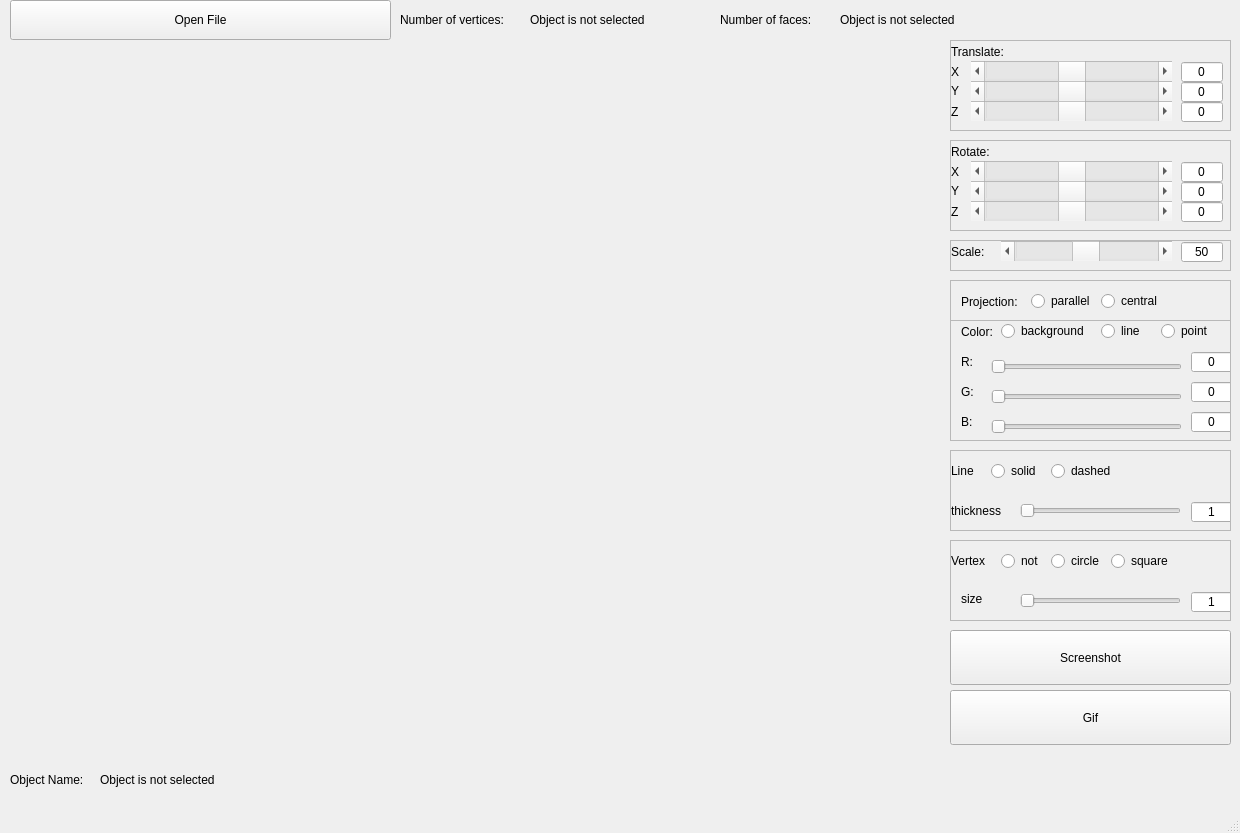
<?xml version="1.0" encoding="UTF-8"?>
<ui version="4.0">
 <class>MainWindow</class>
 <widget class="QMainWindow" name="MainWindow">
  <property name="geometry">
   <rect>
    <x>0</x>
    <y>0</y>
    <width>1240</width>
    <height>833</height>
   </rect>
  </property>
  <property name="minimumSize">
   <size>
    <width>1240</width>
    <height>833</height>
   </size>
  </property>
  <property name="maximumSize">
   <size>
    <width>1240</width>
    <height>863</height>
   </size>
  </property>
  <property name="windowTitle">
   <string>MainWindow</string>
  </property>
  <widget class="QWidget" name="centralwidget">
   <widget class="QScrollArea" name="scrollArea_3">
    <property name="geometry">
     <rect>
      <x>950</x>
      <y>240</y>
      <width>281</width>
      <height>31</height>
     </rect>
    </property>
    <property name="widgetResizable">
     <bool>true</bool>
    </property>
    <widget class="QWidget" name="scrollAreaWidgetContents_7">
     <property name="geometry">
      <rect>
       <x>0</x>
       <y>0</y>
       <width>279</width>
       <height>29</height>
      </rect>
     </property>
     <widget class="QSpinBox" name="spinBoxSc">
      <property name="geometry">
       <rect>
        <x>230</x>
        <y>0</y>
        <width>42</width>
        <height>22</height>
       </rect>
      </property>
      <property name="alignment">
       <set>Qt::AlignCenter</set>
      </property>
      <property name="buttonSymbols">
       <enum>QAbstractSpinBox::NoButtons</enum>
      </property>
      <property name="minimum">
       <number>1</number>
      </property>
      <property name="maximum">
       <number>100</number>
      </property>
      <property name="value">
       <number>50</number>
      </property>
     </widget>
     <widget class="QScrollBar" name="horizontalScrollBarSc">
      <property name="geometry">
       <rect>
        <x>50</x>
        <y>0</y>
        <width>171</width>
        <height>20</height>
       </rect>
      </property>
      <property name="minimum">
       <number>1</number>
      </property>
      <property name="maximum">
       <number>100</number>
      </property>
      <property name="value">
       <number>50</number>
      </property>
      <property name="sliderPosition">
       <number>50</number>
      </property>
      <property name="orientation">
       <enum>Qt::Horizontal</enum>
      </property>
     </widget>
     <widget class="QLabel" name="label_11">
      <property name="geometry">
       <rect>
        <x>0</x>
        <y>0</y>
        <width>41</width>
        <height>21</height>
       </rect>
      </property>
      <property name="text">
       <string>Scale:</string>
      </property>
     </widget>
    </widget>
   </widget>
   <widget class="QLabel" name="label_17">
    <property name="geometry">
     <rect>
      <x>10</x>
      <y>760</y>
      <width>261</width>
      <height>40</height>
     </rect>
    </property>
    <property name="text">
     <string>Object Name:</string>
    </property>
   </widget>
   <widget class="QPushButton" name="pushButton_Open_File">
    <property name="geometry">
     <rect>
      <x>10</x>
      <y>0</y>
      <width>381</width>
      <height>40</height>
     </rect>
    </property>
    <property name="text">
     <string>Open File</string>
    </property>
   </widget>
   <widget class="glView" name="widget" native="true">
    <property name="geometry">
     <rect>
      <x>0</x>
      <y>40</y>
      <width>948</width>
      <height>711</height>
     </rect>
    </property>
   </widget>
   <widget class="QLabel" name="label_2">
    <property name="geometry">
     <rect>
      <x>720</x>
      <y>0</y>
      <width>111</width>
      <height>40</height>
     </rect>
    </property>
    <property name="text">
     <string>Number of faces:</string>
    </property>
   </widget>
   <widget class="QScrollArea" name="scrollAreaRot">
    <property name="geometry">
     <rect>
      <x>950</x>
      <y>140</y>
      <width>281</width>
      <height>91</height>
     </rect>
    </property>
    <property name="widgetResizable">
     <bool>true</bool>
    </property>
    <widget class="QWidget" name="scrollAreaWidgetContents_10">
     <property name="geometry">
      <rect>
       <x>0</x>
       <y>0</y>
       <width>279</width>
       <height>89</height>
      </rect>
     </property>
     <widget class="QLabel" name="label_12">
      <property name="geometry">
       <rect>
        <x>0</x>
        <y>20</y>
        <width>21</width>
        <height>21</height>
       </rect>
      </property>
      <property name="text">
       <string>X</string>
      </property>
     </widget>
     <widget class="QLabel" name="label_19">
      <property name="geometry">
       <rect>
        <x>0</x>
        <y>40</y>
        <width>21</width>
        <height>20</height>
       </rect>
      </property>
      <property name="text">
       <string>Y</string>
      </property>
     </widget>
     <widget class="QLabel" name="label_20">
      <property name="geometry">
       <rect>
        <x>0</x>
        <y>60</y>
        <width>16</width>
        <height>21</height>
       </rect>
      </property>
      <property name="text">
       <string>Z</string>
      </property>
     </widget>
     <widget class="QSpinBox" name="spinBoxRotX">
      <property name="geometry">
       <rect>
        <x>230</x>
        <y>20</y>
        <width>42</width>
        <height>22</height>
       </rect>
      </property>
      <property name="alignment">
       <set>Qt::AlignCenter</set>
      </property>
      <property name="buttonSymbols">
       <enum>QAbstractSpinBox::NoButtons</enum>
      </property>
      <property name="minimum">
       <number>-180</number>
      </property>
      <property name="maximum">
       <number>180</number>
      </property>
      <property name="value">
       <number>0</number>
      </property>
     </widget>
     <widget class="QScrollBar" name="horizontalScrollBarRotX">
      <property name="geometry">
       <rect>
        <x>20</x>
        <y>20</y>
        <width>201</width>
        <height>20</height>
       </rect>
      </property>
      <property name="minimum">
       <number>-180</number>
      </property>
      <property name="maximum">
       <number>180</number>
      </property>
      <property name="value">
       <number>0</number>
      </property>
      <property name="sliderPosition">
       <number>0</number>
      </property>
      <property name="orientation">
       <enum>Qt::Horizontal</enum>
      </property>
     </widget>
     <widget class="QSpinBox" name="spinBoxRotY">
      <property name="geometry">
       <rect>
        <x>230</x>
        <y>40</y>
        <width>42</width>
        <height>22</height>
       </rect>
      </property>
      <property name="alignment">
       <set>Qt::AlignCenter</set>
      </property>
      <property name="buttonSymbols">
       <enum>QAbstractSpinBox::NoButtons</enum>
      </property>
      <property name="minimum">
       <number>-180</number>
      </property>
      <property name="maximum">
       <number>180</number>
      </property>
      <property name="value">
       <number>0</number>
      </property>
     </widget>
     <widget class="QScrollBar" name="horizontalScrollBarRotY">
      <property name="geometry">
       <rect>
        <x>20</x>
        <y>40</y>
        <width>201</width>
        <height>20</height>
       </rect>
      </property>
      <property name="minimum">
       <number>-180</number>
      </property>
      <property name="maximum">
       <number>180</number>
      </property>
      <property name="value">
       <number>0</number>
      </property>
      <property name="sliderPosition">
       <number>0</number>
      </property>
      <property name="orientation">
       <enum>Qt::Horizontal</enum>
      </property>
     </widget>
     <widget class="QSpinBox" name="spinBoxRotZ">
      <property name="geometry">
       <rect>
        <x>230</x>
        <y>60</y>
        <width>42</width>
        <height>22</height>
       </rect>
      </property>
      <property name="alignment">
       <set>Qt::AlignCenter</set>
      </property>
      <property name="buttonSymbols">
       <enum>QAbstractSpinBox::NoButtons</enum>
      </property>
      <property name="minimum">
       <number>-180</number>
      </property>
      <property name="maximum">
       <number>180</number>
      </property>
      <property name="value">
       <number>0</number>
      </property>
     </widget>
     <widget class="QScrollBar" name="horizontalScrollBarRotZ">
      <property name="geometry">
       <rect>
        <x>20</x>
        <y>60</y>
        <width>201</width>
        <height>20</height>
       </rect>
      </property>
      <property name="minimum">
       <number>-180</number>
      </property>
      <property name="maximum">
       <number>180</number>
      </property>
      <property name="value">
       <number>0</number>
      </property>
      <property name="sliderPosition">
       <number>0</number>
      </property>
      <property name="orientation">
       <enum>Qt::Horizontal</enum>
      </property>
     </widget>
     <widget class="QLabel" name="label_23">
      <property name="geometry">
       <rect>
        <x>0</x>
        <y>0</y>
        <width>51</width>
        <height>21</height>
       </rect>
      </property>
      <property name="text">
       <string>Rotate:</string>
      </property>
     </widget>
    </widget>
   </widget>
   <widget class="QLabel" name="label">
    <property name="geometry">
     <rect>
      <x>400</x>
      <y>0</y>
      <width>121</width>
      <height>40</height>
     </rect>
    </property>
    <property name="text">
     <string>Number of vertices:</string>
    </property>
   </widget>
   <widget class="QScrollArea" name="scrollArea_4">
    <property name="geometry">
     <rect>
      <x>950</x>
      <y>450</y>
      <width>281</width>
      <height>81</height>
     </rect>
    </property>
    <property name="widgetResizable">
     <bool>true</bool>
    </property>
    <widget class="QWidget" name="scrollAreaWidgetContents_12">
     <property name="geometry">
      <rect>
       <x>0</x>
       <y>0</y>
       <width>279</width>
       <height>79</height>
      </rect>
     </property>
     <widget class="QSlider" name="horizontalSliderTL">
      <property name="geometry">
       <rect>
        <x>69</x>
        <y>40</y>
        <width>161</width>
        <height>40</height>
       </rect>
      </property>
      <property name="minimum">
       <number>1</number>
      </property>
      <property name="maximum">
       <number>10</number>
      </property>
      <property name="orientation">
       <enum>Qt::Horizontal</enum>
      </property>
     </widget>
     <widget class="QLabel" name="labelTL">
      <property name="geometry">
       <rect>
        <x>0</x>
        <y>40</y>
        <width>71</width>
        <height>40</height>
       </rect>
      </property>
      <property name="text">
       <string>thickness</string>
      </property>
     </widget>
     <widget class="QSpinBox" name="spinBoxTL">
      <property name="geometry">
       <rect>
        <x>240</x>
        <y>50</y>
        <width>42</width>
        <height>22</height>
       </rect>
      </property>
      <property name="alignment">
       <set>Qt::AlignCenter</set>
      </property>
      <property name="buttonSymbols">
       <enum>QAbstractSpinBox::NoButtons</enum>
      </property>
      <property name="minimum">
       <number>1</number>
      </property>
      <property name="maximum">
       <number>10</number>
      </property>
     </widget>
     <widget class="QLabel" name="labelL">
      <property name="geometry">
       <rect>
        <x>0</x>
        <y>0</y>
        <width>31</width>
        <height>40</height>
       </rect>
      </property>
      <property name="text">
       <string>Line</string>
      </property>
     </widget>
     <widget class="QRadioButton" name="radioButtonLineD">
      <property name="geometry">
       <rect>
        <x>100</x>
        <y>10</y>
        <width>71</width>
        <height>20</height>
       </rect>
      </property>
      <property name="text">
       <string>dashed</string>
      </property>
      <attribute name="buttonGroup">
       <string notr="true">buttonGroupLine</string>
      </attribute>
     </widget>
     <widget class="QRadioButton" name="radioButtonLineS">
      <property name="geometry">
       <rect>
        <x>40</x>
        <y>10</y>
        <width>51</width>
        <height>20</height>
       </rect>
      </property>
      <property name="text">
       <string>solid</string>
      </property>
      <attribute name="buttonGroup">
       <string notr="true">buttonGroupLine</string>
      </attribute>
     </widget>
    </widget>
   </widget>
   <widget class="QPushButton" name="pushButton_Screenshot">
    <property name="geometry">
     <rect>
      <x>950</x>
      <y>630</y>
      <width>281</width>
      <height>55</height>
     </rect>
    </property>
    <property name="text">
     <string>Screenshot</string>
    </property>
   </widget>
   <widget class="QPushButton" name="pushButton_Gif">
    <property name="geometry">
     <rect>
      <x>950</x>
      <y>690</y>
      <width>281</width>
      <height>55</height>
     </rect>
    </property>
    <property name="text">
     <string>Gif</string>
    </property>
   </widget>
   <widget class="QScrollArea" name="scrollArea_8">
    <property name="geometry">
     <rect>
      <x>950</x>
      <y>320</y>
      <width>281</width>
      <height>121</height>
     </rect>
    </property>
    <property name="widgetResizable">
     <bool>true</bool>
    </property>
    <widget class="QWidget" name="scrollAreaWidgetContents_14">
     <property name="geometry">
      <rect>
       <x>0</x>
       <y>0</y>
       <width>279</width>
       <height>119</height>
      </rect>
     </property>
     <widget class="QSlider" name="horizontalSliderColorR">
      <property name="geometry">
       <rect>
        <x>40</x>
        <y>30</y>
        <width>191</width>
        <height>31</height>
       </rect>
      </property>
      <property name="maximum">
       <number>255</number>
      </property>
      <property name="orientation">
       <enum>Qt::Horizontal</enum>
      </property>
     </widget>
     <widget class="QSpinBox" name="spinBoxColorR">
      <property name="geometry">
       <rect>
        <x>240</x>
        <y>30</y>
        <width>42</width>
        <height>22</height>
       </rect>
      </property>
      <property name="alignment">
       <set>Qt::AlignCenter</set>
      </property>
      <property name="buttonSymbols">
       <enum>QAbstractSpinBox::NoButtons</enum>
      </property>
      <property name="maximum">
       <number>255</number>
      </property>
     </widget>
     <widget class="QLabel" name="labelColorR">
      <property name="geometry">
       <rect>
        <x>10</x>
        <y>30</y>
        <width>16</width>
        <height>21</height>
       </rect>
      </property>
      <property name="text">
       <string>R:</string>
      </property>
     </widget>
     <widget class="QSpinBox" name="spinBoxColorG">
      <property name="geometry">
       <rect>
        <x>240</x>
        <y>60</y>
        <width>42</width>
        <height>22</height>
       </rect>
      </property>
      <property name="alignment">
       <set>Qt::AlignCenter</set>
      </property>
      <property name="buttonSymbols">
       <enum>QAbstractSpinBox::NoButtons</enum>
      </property>
      <property name="maximum">
       <number>255</number>
      </property>
     </widget>
     <widget class="QLabel" name="labelColorG">
      <property name="geometry">
       <rect>
        <x>10</x>
        <y>60</y>
        <width>16</width>
        <height>21</height>
       </rect>
      </property>
      <property name="text">
       <string>G:</string>
      </property>
     </widget>
     <widget class="QSlider" name="horizontalSliderColorG">
      <property name="geometry">
       <rect>
        <x>40</x>
        <y>60</y>
        <width>191</width>
        <height>31</height>
       </rect>
      </property>
      <property name="maximum">
       <number>255</number>
      </property>
      <property name="orientation">
       <enum>Qt::Horizontal</enum>
      </property>
     </widget>
     <widget class="QSpinBox" name="spinBoxColorB">
      <property name="geometry">
       <rect>
        <x>240</x>
        <y>90</y>
        <width>42</width>
        <height>22</height>
       </rect>
      </property>
      <property name="alignment">
       <set>Qt::AlignCenter</set>
      </property>
      <property name="buttonSymbols">
       <enum>QAbstractSpinBox::NoButtons</enum>
      </property>
      <property name="maximum">
       <number>255</number>
      </property>
     </widget>
     <widget class="QLabel" name="labelColoB">
      <property name="geometry">
       <rect>
        <x>10</x>
        <y>90</y>
        <width>16</width>
        <height>21</height>
       </rect>
      </property>
      <property name="text">
       <string>B:</string>
      </property>
     </widget>
     <widget class="QSlider" name="horizontalSliderColorB">
      <property name="geometry">
       <rect>
        <x>40</x>
        <y>90</y>
        <width>191</width>
        <height>31</height>
       </rect>
      </property>
      <property name="maximum">
       <number>255</number>
      </property>
      <property name="orientation">
       <enum>Qt::Horizontal</enum>
      </property>
     </widget>
     <widget class="QRadioButton" name="radioButtonColorP">
      <property name="geometry">
       <rect>
        <x>210</x>
        <y>0</y>
        <width>61</width>
        <height>20</height>
       </rect>
      </property>
      <property name="text">
       <string>point</string>
      </property>
      <attribute name="buttonGroup">
       <string notr="true">buttonGroupColor</string>
      </attribute>
     </widget>
     <widget class="QLabel" name="labelColor">
      <property name="geometry">
       <rect>
        <x>10</x>
        <y>0</y>
        <width>41</width>
        <height>21</height>
       </rect>
      </property>
      <property name="text">
       <string>Color:</string>
      </property>
     </widget>
     <widget class="QRadioButton" name="radioButtonColorBG">
      <property name="geometry">
       <rect>
        <x>50</x>
        <y>0</y>
        <width>99</width>
        <height>20</height>
       </rect>
      </property>
      <property name="text">
       <string>background</string>
      </property>
      <attribute name="buttonGroup">
       <string notr="true">buttonGroupColor</string>
      </attribute>
     </widget>
     <widget class="QRadioButton" name="radioButtonColorL">
      <property name="geometry">
       <rect>
        <x>150</x>
        <y>0</y>
        <width>51</width>
        <height>20</height>
       </rect>
      </property>
      <property name="text">
       <string>line</string>
      </property>
      <attribute name="buttonGroup">
       <string notr="true">buttonGroupColor</string>
      </attribute>
     </widget>
    </widget>
   </widget>
   <widget class="QScrollArea" name="scrollArea_6">
    <property name="geometry">
     <rect>
      <x>950</x>
      <y>540</y>
      <width>281</width>
      <height>81</height>
     </rect>
    </property>
    <property name="widgetResizable">
     <bool>true</bool>
    </property>
    <widget class="QWidget" name="scrollAreaWidgetContents_15">
     <property name="geometry">
      <rect>
       <x>0</x>
       <y>0</y>
       <width>279</width>
       <height>79</height>
      </rect>
     </property>
     <widget class="QSlider" name="horizontalSliderSP">
      <property name="geometry">
       <rect>
        <x>69</x>
        <y>40</y>
        <width>161</width>
        <height>40</height>
       </rect>
      </property>
      <property name="minimum">
       <number>1</number>
      </property>
      <property name="maximum">
       <number>10</number>
      </property>
      <property name="orientation">
       <enum>Qt::Horizontal</enum>
      </property>
     </widget>
     <widget class="QLabel" name="labelSP">
      <property name="geometry">
       <rect>
        <x>10</x>
        <y>50</y>
        <width>31</width>
        <height>16</height>
       </rect>
      </property>
      <property name="text">
       <string>size</string>
      </property>
     </widget>
     <widget class="QSpinBox" name="spinBoxSP">
      <property name="geometry">
       <rect>
        <x>240</x>
        <y>50</y>
        <width>42</width>
        <height>22</height>
       </rect>
      </property>
      <property name="alignment">
       <set>Qt::AlignCenter</set>
      </property>
      <property name="buttonSymbols">
       <enum>QAbstractSpinBox::NoButtons</enum>
      </property>
      <property name="minimum">
       <number>1</number>
      </property>
      <property name="maximum">
       <number>10</number>
      </property>
     </widget>
     <widget class="QRadioButton" name="radioButtonVertexC">
      <property name="geometry">
       <rect>
        <x>100</x>
        <y>10</y>
        <width>61</width>
        <height>20</height>
       </rect>
      </property>
      <property name="text">
       <string>circle</string>
      </property>
      <attribute name="buttonGroup">
       <string notr="true">buttonGroupVer</string>
      </attribute>
     </widget>
     <widget class="QLabel" name="labelV">
      <property name="geometry">
       <rect>
        <x>0</x>
        <y>0</y>
        <width>41</width>
        <height>40</height>
       </rect>
      </property>
      <property name="text">
       <string>Vertex</string>
      </property>
     </widget>
     <widget class="QRadioButton" name="radioButtonVertexN">
      <property name="geometry">
       <rect>
        <x>50</x>
        <y>10</y>
        <width>41</width>
        <height>20</height>
       </rect>
      </property>
      <property name="text">
       <string>not</string>
      </property>
      <attribute name="buttonGroup">
       <string notr="true">buttonGroupVer</string>
      </attribute>
     </widget>
     <widget class="QRadioButton" name="radioButtonVertexS">
      <property name="geometry">
       <rect>
        <x>160</x>
        <y>10</y>
        <width>71</width>
        <height>20</height>
       </rect>
      </property>
      <property name="text">
       <string>square</string>
      </property>
      <attribute name="buttonGroup">
       <string notr="true">buttonGroupVer</string>
      </attribute>
     </widget>
    </widget>
   </widget>
   <widget class="QScrollArea" name="scrollArea_5">
    <property name="geometry">
     <rect>
      <x>950</x>
      <y>280</y>
      <width>281</width>
      <height>41</height>
     </rect>
    </property>
    <property name="widgetResizable">
     <bool>true</bool>
    </property>
    <widget class="QWidget" name="scrollAreaWidgetContents_8">
     <property name="geometry">
      <rect>
       <x>0</x>
       <y>0</y>
       <width>279</width>
       <height>39</height>
      </rect>
     </property>
     <widget class="QRadioButton" name="radioButtonPrC">
      <property name="geometry">
       <rect>
        <x>150</x>
        <y>10</y>
        <width>71</width>
        <height>20</height>
       </rect>
      </property>
      <property name="text">
       <string>central</string>
      </property>
      <attribute name="buttonGroup">
       <string notr="true">buttonGroupPr</string>
      </attribute>
     </widget>
     <widget class="QRadioButton" name="radioButtonPrP">
      <property name="geometry">
       <rect>
        <x>80</x>
        <y>10</y>
        <width>71</width>
        <height>20</height>
       </rect>
      </property>
      <property name="text">
       <string>parallel</string>
      </property>
      <attribute name="buttonGroup">
       <string notr="true">buttonGroupPr</string>
      </attribute>
     </widget>
     <widget class="QLabel" name="labelColor_2">
      <property name="geometry">
       <rect>
        <x>10</x>
        <y>10</y>
        <width>71</width>
        <height>21</height>
       </rect>
      </property>
      <property name="text">
       <string>Projection:</string>
      </property>
     </widget>
    </widget>
   </widget>
   <widget class="QLabel" name="StatusBar">
    <property name="geometry">
     <rect>
      <x>100</x>
      <y>760</y>
      <width>841</width>
      <height>40</height>
     </rect>
    </property>
    <property name="text">
     <string>Object is not selected</string>
    </property>
   </widget>
   <widget class="QLabel" name="labelNumV">
    <property name="geometry">
     <rect>
      <x>530</x>
      <y>0</y>
      <width>131</width>
      <height>40</height>
     </rect>
    </property>
    <property name="text">
     <string>Object is not selected</string>
    </property>
   </widget>
   <widget class="QLabel" name="labelNumF">
    <property name="geometry">
     <rect>
      <x>840</x>
      <y>0</y>
      <width>131</width>
      <height>40</height>
     </rect>
    </property>
    <property name="text">
     <string>Object is not selected</string>
    </property>
   </widget>
   <widget class="QScrollArea" name="scrollAreaMove">
    <property name="geometry">
     <rect>
      <x>950</x>
      <y>40</y>
      <width>281</width>
      <height>91</height>
     </rect>
    </property>
    <property name="widgetResizable">
     <bool>true</bool>
    </property>
    <widget class="QWidget" name="scrollAreaWidgetContents_16">
     <property name="geometry">
      <rect>
       <x>0</x>
       <y>0</y>
       <width>279</width>
       <height>89</height>
      </rect>
     </property>
     <widget class="QLabel" name="label_13">
      <property name="geometry">
       <rect>
        <x>0</x>
        <y>20</y>
        <width>21</width>
        <height>21</height>
       </rect>
      </property>
      <property name="text">
       <string>X</string>
      </property>
     </widget>
     <widget class="QLabel" name="label_24">
      <property name="geometry">
       <rect>
        <x>0</x>
        <y>40</y>
        <width>21</width>
        <height>20</height>
       </rect>
      </property>
      <property name="text">
       <string>Y</string>
      </property>
     </widget>
     <widget class="QLabel" name="label_25">
      <property name="geometry">
       <rect>
        <x>0</x>
        <y>60</y>
        <width>16</width>
        <height>21</height>
       </rect>
      </property>
      <property name="text">
       <string>Z</string>
      </property>
     </widget>
     <widget class="QSpinBox" name="spinBoxMovX">
      <property name="geometry">
       <rect>
        <x>230</x>
        <y>20</y>
        <width>42</width>
        <height>22</height>
       </rect>
      </property>
      <property name="alignment">
       <set>Qt::AlignCenter</set>
      </property>
      <property name="buttonSymbols">
       <enum>QAbstractSpinBox::NoButtons</enum>
      </property>
      <property name="minimum">
       <number>-100</number>
      </property>
      <property name="maximum">
       <number>100</number>
      </property>
      <property name="value">
       <number>0</number>
      </property>
     </widget>
     <widget class="QScrollBar" name="horizontalScrollBarMovX">
      <property name="geometry">
       <rect>
        <x>20</x>
        <y>20</y>
        <width>201</width>
        <height>20</height>
       </rect>
      </property>
      <property name="minimum">
       <number>-100</number>
      </property>
      <property name="maximum">
       <number>100</number>
      </property>
      <property name="value">
       <number>0</number>
      </property>
      <property name="sliderPosition">
       <number>0</number>
      </property>
      <property name="orientation">
       <enum>Qt::Horizontal</enum>
      </property>
     </widget>
     <widget class="QSpinBox" name="spinBoxMovY">
      <property name="geometry">
       <rect>
        <x>230</x>
        <y>40</y>
        <width>42</width>
        <height>22</height>
       </rect>
      </property>
      <property name="alignment">
       <set>Qt::AlignCenter</set>
      </property>
      <property name="buttonSymbols">
       <enum>QAbstractSpinBox::NoButtons</enum>
      </property>
      <property name="minimum">
       <number>-100</number>
      </property>
      <property name="maximum">
       <number>100</number>
      </property>
      <property name="value">
       <number>0</number>
      </property>
     </widget>
     <widget class="QScrollBar" name="horizontalScrollBarMovY">
      <property name="geometry">
       <rect>
        <x>20</x>
        <y>40</y>
        <width>201</width>
        <height>20</height>
       </rect>
      </property>
      <property name="minimum">
       <number>-100</number>
      </property>
      <property name="maximum">
       <number>100</number>
      </property>
      <property name="value">
       <number>0</number>
      </property>
      <property name="sliderPosition">
       <number>0</number>
      </property>
      <property name="orientation">
       <enum>Qt::Horizontal</enum>
      </property>
     </widget>
     <widget class="QSpinBox" name="spinBoxMovZ">
      <property name="geometry">
       <rect>
        <x>230</x>
        <y>60</y>
        <width>42</width>
        <height>22</height>
       </rect>
      </property>
      <property name="alignment">
       <set>Qt::AlignCenter</set>
      </property>
      <property name="buttonSymbols">
       <enum>QAbstractSpinBox::NoButtons</enum>
      </property>
      <property name="minimum">
       <number>-100</number>
      </property>
      <property name="maximum">
       <number>100</number>
      </property>
      <property name="value">
       <number>0</number>
      </property>
     </widget>
     <widget class="QScrollBar" name="horizontalScrollBarMovZ">
      <property name="geometry">
       <rect>
        <x>20</x>
        <y>60</y>
        <width>201</width>
        <height>20</height>
       </rect>
      </property>
      <property name="minimum">
       <number>-100</number>
      </property>
      <property name="maximum">
       <number>100</number>
      </property>
      <property name="value">
       <number>0</number>
      </property>
      <property name="sliderPosition">
       <number>0</number>
      </property>
      <property name="orientation">
       <enum>Qt::Horizontal</enum>
      </property>
     </widget>
     <widget class="QLabel" name="label_26">
      <property name="geometry">
       <rect>
        <x>0</x>
        <y>0</y>
        <width>61</width>
        <height>21</height>
       </rect>
      </property>
      <property name="text">
       <string>Translate:</string>
      </property>
     </widget>
    </widget>
   </widget>
  </widget>
  <widget class="QStatusBar" name="statusbar"/>
 </widget>
 <customwidgets>
  <customwidget>
   <class>glView</class>
   <extends>QWidget</extends>
   <header>glview.h</header>
   <container>1</container>
  </customwidget>
 </customwidgets>
 <resources/>
 <connections/>
 <buttongroups>
  <buttongroup name="buttonGroupPr"/>
  <buttongroup name="buttonGroupVer"/>
  <buttongroup name="buttonGroupColor"/>
  <buttongroup name="buttonGroupLine"/>
 </buttongroups>
</ui>
